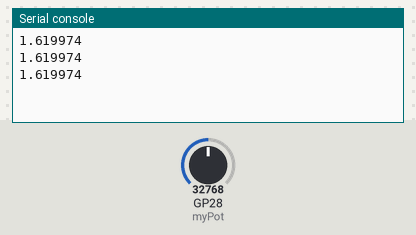
The program below on a simulated Raspberry Pi Pico running MicroPython. Parts: the last lines printed to the serial console. Inputs (shaded band) come from the test bench; at power-on: GP28 (myPot) = 32768 (analog values on the 0–65535 scale).

Above: at 1.2 s.
1.3 s: GP28 (myPot) set to 45874
At 1.9 s:
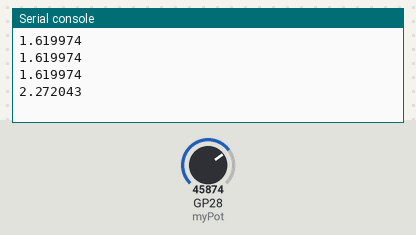
2.8 s: GP28 (myPot) set to 57670
At 3.4 s:
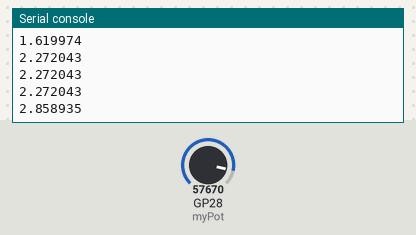
Timing chart, 0 to 5.8 s (numbered marks = the images above; inputs shaded):
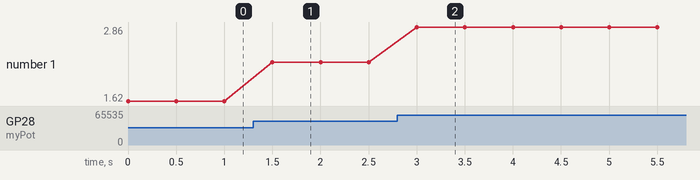

Measured:
- after the input at 1.3 s, the serial console: prints a new line after 0.20 s (image 1)
- after the input at 2.8 s, the serial console: prints a new line after 0.20 s (image 2)
- plotted number 1: 1.62 → 2.27 after the input at 1.3 s, 2.27 → 2.86 after the input at 2.8 s

The program:

ReadingAnologueVoltagesPotentiometer.py
```python
import machine
from time import sleep

#pot pin is connected to GPIO pin 28
potPin=28
#Creating potentiometer object
myPot=machine.ADC(potPin)

while True:
    potVal=myPot.read_u16() #u16 means we are reading a 16 bit number
    voltage=(3.3/66327)*potVal-(208*3.3/66327)
    print(voltage)
    sleep(.5)
```
